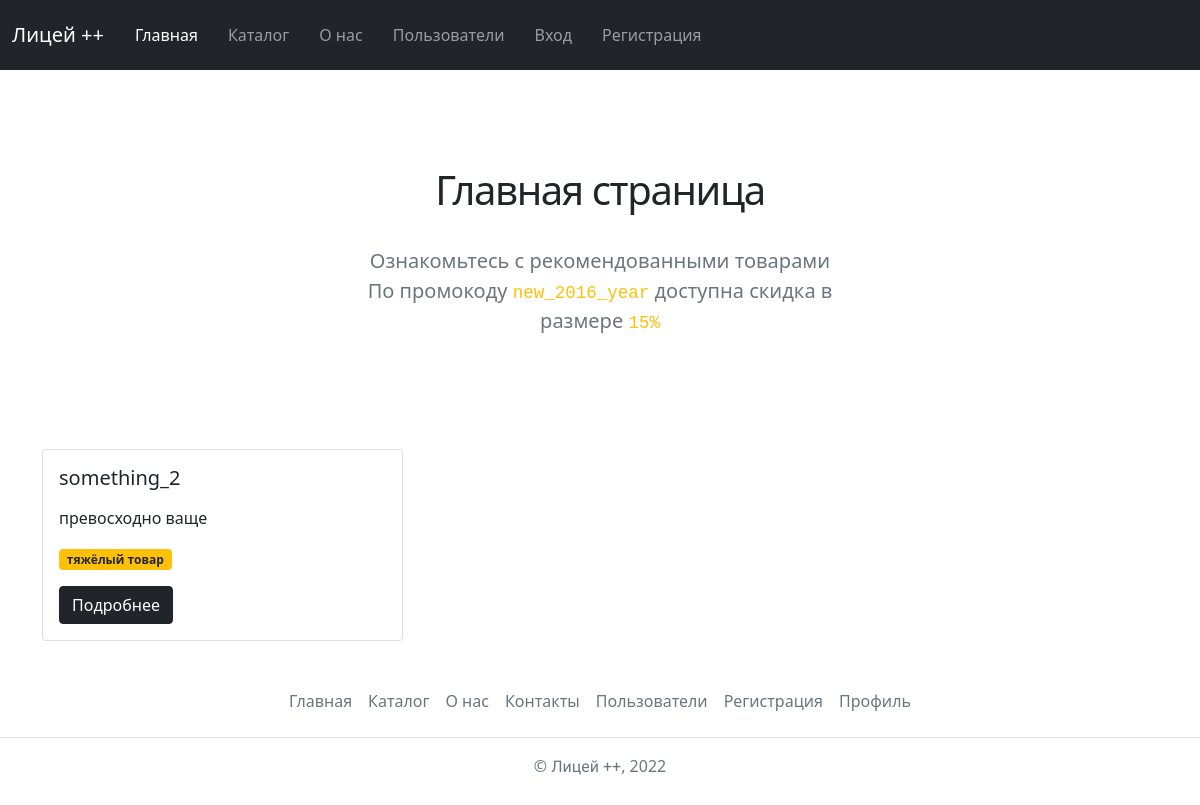
The app's page /, older data.
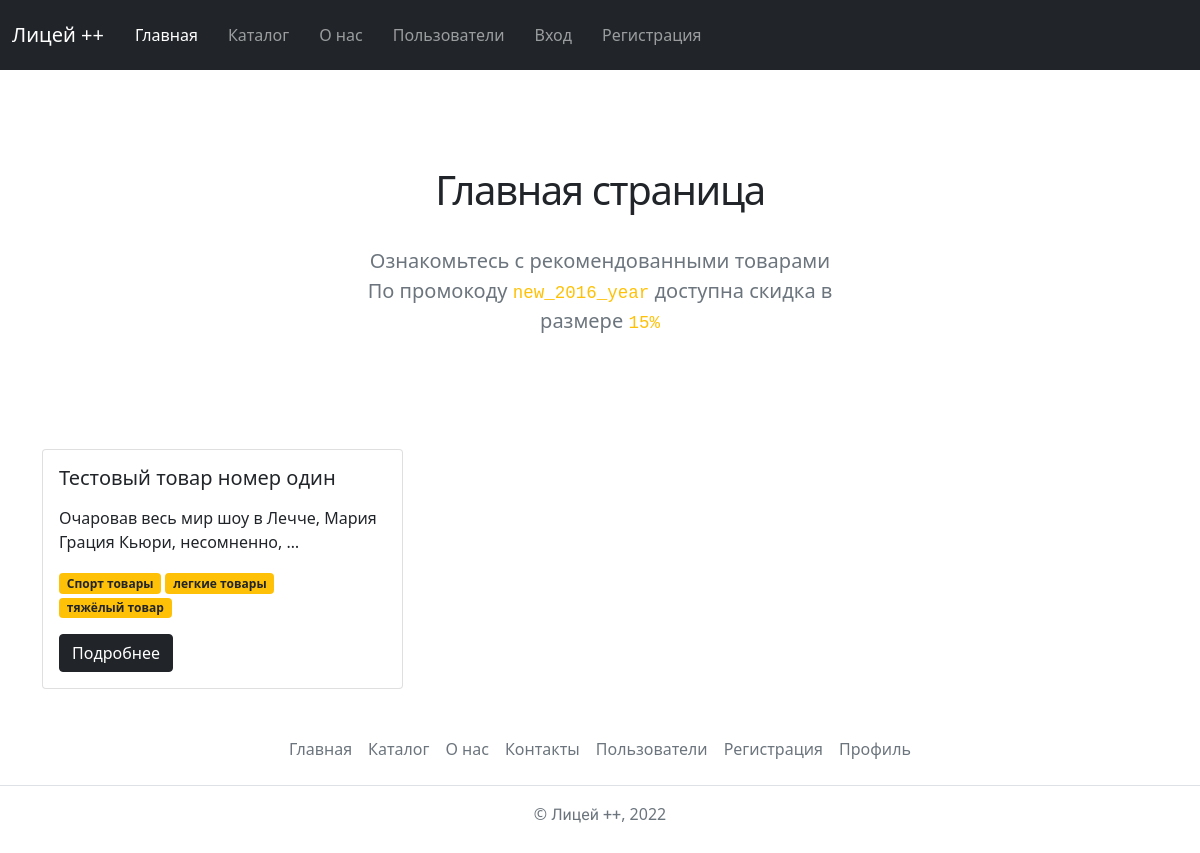
The same page, newer data.
### catalog/models.py (models this page shows, shortened)
class Item(Published):
    name = models.CharField(
        verbose_name='Название товара',
        max_length=150
    )
    text = models.TextField(
        verbose_name='Текст',
        help_text='Минимум два слова. Обязательно должно содержаться слово превосходно или роскошно', validators=(validate_required_words, validate_words_count)
    )
    tags = models.ManyToManyField(
        verbose_name='Теги',
        to='Tag',
        related_name='items'
    )
    category = models.ForeignKey(
        verbose_name='Категория',
        to='Category',
        related_name='items',
        on_delete=models.RESTRICT
    )
    upload = ImageField(upload_to='uploads/', null=True)
    def get_image_250x250(self):
        return get_thumbnail(self.upload, '250x250', crop='center', quality=51)
    def img_tmb(self):
        if self.upload:
            return mark_safe(f'<img src="{self.upload.url}" width="50">')
        return 'Нет изображений'
    img_tmb.short_description = 'превью'
    img_tmb.allow_tags = True
    objects = ItemManager()
    class Meta:
        verbose_name = 'товар'
        verbose_name_plural = 'товары'

class Tag(Slug, Published, Name):
    objects = TagManager()
    def __str__(self) -> str:
        if self.name:
            return self.name
        return self.slug
    class Meta:
        verbose_name = 'тег'
        verbose_name_plural = 'теги'

### homepage/views.py (the view)
# urls.py: path('', views.Home.as_view(), name='home'),
class Home(TemplateView):
    template_name = 'homepage/home.html'
    def get_context_data(self):
        ids = list(Item.objects.filter(is_published=True).values_list('pk', flat=True))
        shuffle(ids)
        return {'items': Item.objects.published_item_and_tags().filter(id__in=ids[:3])}

### catalog/models.py (called while the page is built)
    def published_tags(self):
        return self.filter(is_published=True)

    def published_item_and_tags(self):
        return self.filter(is_published=True).prefetch_related(
            Prefetch(
                'tags',
                queryset=Tag.objects.published_tags()
            )
        )

### catalog/templatetags/catalog_extras.py (called while the page is built)
@register.filter
def render_markdown(value):
    return markdown(value)

### users/context_processors.py (called while the page is built)
def get_birthday_people(request):
    birthday_people = Profile.objects.filter(
        birthday__endswith=datetime.now().strftime("-%m-%d"),
        private_profile=False,
    ).prefetch_related('user')
    return {'birthday_people': birthday_people}

### templates/homepage/home.html (shortened to what this page needs)
{% extends 'base.html' %}
{% block content %}
<div class="container">
    <section class="py-5 text-center container">
        <div class="row py-lg-5">
            <div class="col-lg-6 col-md-8 mx-auto">
                <h1 class="lyceum_font">Главная страница</h1>
                <p class="lead text-muted">Ознакомьтесь с рекомендованными товарами<br>По промокоду <code>new_2016_year</code> доступна скидка в размере <code>15%</code></p>
            </div>
        </div>
    </section>
    {% include 'core/item_list_base.html' %}
</div>
{% endblock %}

### templates/core/item_list_base.html (shortened to what this page needs)
{% load catalog_extras %}
<div class="row row-cols-1 row-cols-sm-2 row-cols-md-3 g-3">
{% for item in items %}
    <div class="col">
        <div class="card">
            <div class="card-body">
                <h5 class="card-title">{{ item.name }}</h5>
                <p class="card-text">{{ item.text|render_markdown|safe|truncatewords:10 }}</p>
                <p><span class="badge bg-warning text-dark">
                    {{ item.tags.all|join:'</span> <span class="badge bg-warning text-dark">' }}
                </span></p>
                <a href="{% url 'item_detail' pk=item.id %}" class="btn btn-dark">Подробнее</a>
            </div>
        </div>
    </div>
{% empty %}
    <div class="alert alert-danger" role="alert">Список пуст. Эй, админ, добавь инфы!</div>
{% endfor %}
</div>

Row changes from the older to the newer data that the page shows:
removed Item: name "something_2", text|render_markdown "превосходно ваще", tags.all "тяжёлый товар"
added Item: name "Тестовый товар номер один", text|render_markdown "Очаровав весь мир шоу в Лечче, Мария Грация Кьюри, несомненно, …", tags.all "Спорт товары легкие товары тяжёлый товар"
